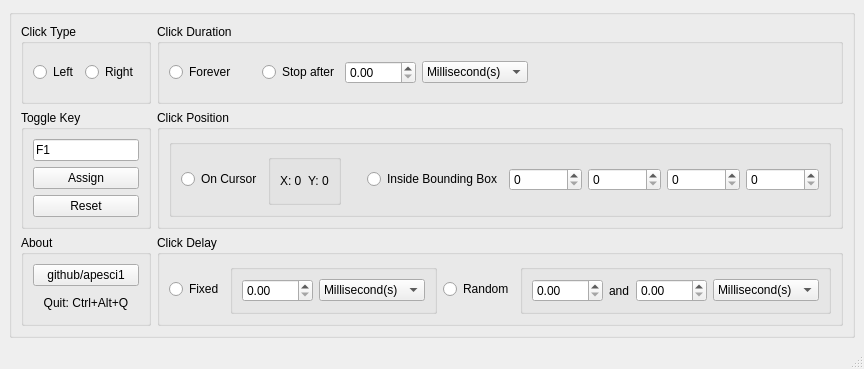
<?xml version="1.0" encoding="UTF-8"?>
<ui version="4.0">
 <class>MainWindow</class>
 <widget class="QMainWindow" name="MainWindow">
  <property name="geometry">
   <rect>
    <x>0</x>
    <y>0</y>
    <width>829</width>
    <height>369</height>
   </rect>
  </property>
  <property name="windowTitle">
   <string>apesci1's auto-clicker</string>
  </property>
  <widget class="QWidget" name="centralwidget">
   <layout class="QGridLayout" name="gridLayout">
    <item row="0" column="0">
     <widget class="QGroupBox" name="ControlGroupBox">
      <property name="title">
       <string/>
      </property>
      <layout class="QGridLayout" name="gridLayout_2">
       <item row="2" column="1">
        <widget class="QGroupBox" name="delayGroupBox">
         <property name="title">
          <string>Click Delay</string>
         </property>
         <layout class="QHBoxLayout" name="horizontalLayout">
          <item>
           <widget class="QRadioButton" name="fixedDelayRadioButton">
            <property name="text">
             <string>Fixed</string>
            </property>
           </widget>
          </item>
          <item>
           <widget class="QGroupBox" name="fixedDelayGroup">
            <property name="title">
             <string/>
            </property>
            <layout class="QHBoxLayout" name="horizontalLayout_6">
             <item>
              <widget class="QDoubleSpinBox" name="fixedDelayDoubleSpinBox">
               <property name="maximum">
                <double>9999.000000000000000</double>
               </property>
              </widget>
             </item>
             <item>
              <widget class="QComboBox" name="fixedDelayTimeComboBox">
               <item>
                <property name="text">
                 <string>Millisecond(s)</string>
                </property>
               </item>
               <item>
                <property name="text">
                 <string>Second(s)</string>
                </property>
               </item>
               <item>
                <property name="text">
                 <string>Minute(s)</string>
                </property>
               </item>
              </widget>
             </item>
            </layout>
           </widget>
          </item>
          <item>
           <spacer name="horizontalSpacer_2">
            <property name="orientation">
             <enum>Qt::Horizontal</enum>
            </property>
            <property name="sizeHint" stdset="0">
             <size>
              <width>40</width>
              <height>20</height>
             </size>
            </property>
           </spacer>
          </item>
          <item>
           <widget class="QRadioButton" name="randomDelayRadioButton">
            <property name="text">
             <string>Random</string>
            </property>
           </widget>
          </item>
          <item>
           <widget class="QGroupBox" name="randomDelayGroup">
            <property name="title">
             <string/>
            </property>
            <layout class="QHBoxLayout" name="horizontalLayout_5">
             <item>
              <widget class="QDoubleSpinBox" name="randomDelayStartDoubleSpinBox">
               <property name="maximum">
                <double>9999.000000000000000</double>
               </property>
              </widget>
             </item>
             <item>
              <widget class="QLabel" name="randomDelayAndLabel">
               <property name="text">
                <string>and</string>
               </property>
              </widget>
             </item>
             <item>
              <widget class="QDoubleSpinBox" name="randomDelayEndDoubleSpinBox">
               <property name="maximum">
                <double>9999.000000000000000</double>
               </property>
              </widget>
             </item>
             <item>
              <widget class="QComboBox" name="randomDelayComboBox">
               <item>
                <property name="text">
                 <string>Millisecond(s)</string>
                </property>
               </item>
               <item>
                <property name="text">
                 <string>Second(s)</string>
                </property>
               </item>
               <item>
                <property name="text">
                 <string>Minute(s)</string>
                </property>
               </item>
              </widget>
             </item>
            </layout>
           </widget>
          </item>
         </layout>
        </widget>
       </item>
       <item row="1" column="1">
        <widget class="QGroupBox" name="clickPositionGroupBox">
         <property name="title">
          <string>Click Position</string>
         </property>
         <layout class="QVBoxLayout" name="verticalLayout_3">
          <item>
           <widget class="QGroupBox" name="fixedPositionGroupBox">
            <property name="title">
             <string/>
            </property>
            <layout class="QHBoxLayout" name="horizontalLayout_12">
             <item>
              <widget class="QRadioButton" name="fixedPositionRadioButton">
               <property name="text">
                <string>On Cursor</string>
               </property>
              </widget>
             </item>
             <item>
              <widget class="QGroupBox" name="fixedPositionLabelGroupBox">
               <property name="title">
                <string/>
               </property>
               <layout class="QHBoxLayout" name="horizontalLayout_13">
                <item>
                 <widget class="QLabel" name="fixedPositionLabel_x">
                  <property name="text">
                   <string>X: 0</string>
                  </property>
                 </widget>
                </item>
                <item>
                 <widget class="QLabel" name="fixedPositionLabel_y">
                  <property name="text">
                   <string>Y: 0</string>
                  </property>
                 </widget>
                </item>
               </layout>
              </widget>
             </item>
             <item>
              <spacer name="verticalSpacer_2">
               <property name="orientation">
                <enum>Qt::Vertical</enum>
               </property>
               <property name="sizeHint" stdset="0">
                <size>
                 <width>20</width>
                 <height>40</height>
                </size>
               </property>
              </spacer>
             </item>
             <item>
              <widget class="QRadioButton" name="dynamicPositionRadioButton">
               <property name="text">
                <string>Inside Bounding Box</string>
               </property>
              </widget>
             </item>
             <item>
              <widget class="QSpinBox" name="dyanmicPositionCoords_x1">
               <property name="toolTip">
                <string>&lt;html&gt;&lt;head/&gt;&lt;body&gt;&lt;p&gt;x1&lt;/p&gt;&lt;/body&gt;&lt;/html&gt;</string>
               </property>
               <property name="maximum">
                <number>9999</number>
               </property>
              </widget>
             </item>
             <item>
              <widget class="QSpinBox" name="dyanmicPositionCoords_y1">
               <property name="toolTip">
                <string>&lt;html&gt;&lt;head/&gt;&lt;body&gt;&lt;p&gt;y1&lt;/p&gt;&lt;/body&gt;&lt;/html&gt;</string>
               </property>
               <property name="maximum">
                <number>9999</number>
               </property>
              </widget>
             </item>
             <item>
              <widget class="QSpinBox" name="dyanmicPositionCoords_x2">
               <property name="toolTip">
                <string>&lt;html&gt;&lt;head/&gt;&lt;body&gt;&lt;p&gt;x2&lt;/p&gt;&lt;/body&gt;&lt;/html&gt;</string>
               </property>
               <property name="maximum">
                <number>9999</number>
               </property>
              </widget>
             </item>
             <item>
              <widget class="QSpinBox" name="dyanmicPositionCoords_y2">
               <property name="toolTip">
                <string>&lt;html&gt;&lt;head/&gt;&lt;body&gt;&lt;p&gt;y2&lt;/p&gt;&lt;/body&gt;&lt;/html&gt;</string>
               </property>
               <property name="maximum">
                <number>9999</number>
               </property>
              </widget>
             </item>
            </layout>
           </widget>
          </item>
         </layout>
        </widget>
       </item>
       <item row="0" column="0">
        <widget class="QGroupBox" name="clickTypeGroupBox">
         <property name="styleSheet">
          <string notr="true"/>
         </property>
         <property name="title">
          <string>Click Type</string>
         </property>
         <layout class="QHBoxLayout" name="horizontalLayout_3">
          <item>
           <widget class="QRadioButton" name="clickTypeLeftRadioButton">
            <property name="text">
             <string>Left</string>
            </property>
           </widget>
          </item>
          <item>
           <widget class="QRadioButton" name="clickTypeRightRadioButton">
            <property name="text">
             <string>Right</string>
            </property>
           </widget>
          </item>
         </layout>
        </widget>
       </item>
       <item row="1" column="0">
        <widget class="QGroupBox" name="toggleKeyGroupBox">
         <property name="whatsThis">
          <string>&lt;html&gt;&lt;head/&gt;&lt;body&gt;&lt;p&gt;Set the hotkey to toggling auto-click&lt;/p&gt;&lt;/body&gt;&lt;/html&gt;</string>
         </property>
         <property name="title">
          <string>Toggle Key</string>
         </property>
         <layout class="QVBoxLayout" name="verticalLayout">
          <item>
           <widget class="QLineEdit" name="toggleKeyEdit">
            <property name="text">
             <string>F1</string>
            </property>
           </widget>
          </item>
          <item>
           <widget class="QPushButton" name="assignToggleKeyButton">
            <property name="text">
             <string>Assign</string>
            </property>
           </widget>
          </item>
          <item>
           <widget class="QPushButton" name="resetToggleKeyButton">
            <property name="text">
             <string>Reset</string>
            </property>
           </widget>
          </item>
         </layout>
        </widget>
       </item>
       <item row="0" column="1">
        <widget class="QGroupBox" name="clickControlGroupBox">
         <property name="title">
          <string>Click Duration</string>
         </property>
         <layout class="QHBoxLayout" name="horizontalLayout_2">
          <item>
           <widget class="QRadioButton" name="clickControlForverRadioButton">
            <property name="text">
             <string>Forever</string>
            </property>
           </widget>
          </item>
          <item>
           <spacer name="verticalSpacer">
            <property name="orientation">
             <enum>Qt::Vertical</enum>
            </property>
            <property name="sizeHint" stdset="0">
             <size>
              <width>20</width>
              <height>40</height>
             </size>
            </property>
           </spacer>
          </item>
          <item>
           <widget class="QRadioButton" name="clickControlStopAfterRadioButton">
            <property name="text">
             <string>Stop after</string>
            </property>
           </widget>
          </item>
          <item>
           <widget class="QDoubleSpinBox" name="clickControlTimeDoubleSpinBox">
            <property name="maximum">
             <double>9999.000000000000000</double>
            </property>
           </widget>
          </item>
          <item>
           <widget class="QComboBox" name="clickControlComboBox">
            <item>
             <property name="text">
              <string>Millisecond(s)</string>
             </property>
            </item>
            <item>
             <property name="text">
              <string>Second(s)</string>
             </property>
            </item>
            <item>
             <property name="text">
              <string>Minute(s)</string>
             </property>
            </item>
            <item>
             <property name="text">
              <string>Click(s)</string>
             </property>
            </item>
           </widget>
          </item>
          <item>
           <spacer name="horizontalSpacer_3">
            <property name="orientation">
             <enum>Qt::Horizontal</enum>
            </property>
            <property name="sizeHint" stdset="0">
             <size>
              <width>40</width>
              <height>20</height>
             </size>
            </property>
           </spacer>
          </item>
         </layout>
        </widget>
       </item>
       <item row="2" column="0">
        <widget class="QGroupBox" name="infoGroupBox">
         <property name="whatsThis">
          <string>&lt;html&gt;&lt;head/&gt;&lt;body&gt;&lt;p&gt;Set the hotkey to toggling auto-click&lt;/p&gt;&lt;/body&gt;&lt;/html&gt;</string>
         </property>
         <property name="title">
          <string>About</string>
         </property>
         <layout class="QVBoxLayout" name="verticalLayout_2">
          <item>
           <widget class="QPushButton" name="infoPushButton">
            <property name="text">
             <string>github/apesci1</string>
            </property>
           </widget>
          </item>
          <item>
           <widget class="QLabel" name="label">
            <property name="layoutDirection">
             <enum>Qt::LeftToRight</enum>
            </property>
            <property name="text">
             <string>Quit: Ctrl+Alt+Q</string>
            </property>
            <property name="scaledContents">
             <bool>false</bool>
            </property>
            <property name="alignment">
             <set>Qt::AlignCenter</set>
            </property>
            <property name="wordWrap">
             <bool>false</bool>
            </property>
           </widget>
          </item>
         </layout>
        </widget>
       </item>
      </layout>
     </widget>
    </item>
   </layout>
  </widget>
  <widget class="QStatusBar" name="statusbar"/>
 </widget>
 <resources/>
 <connections/>
</ui>
